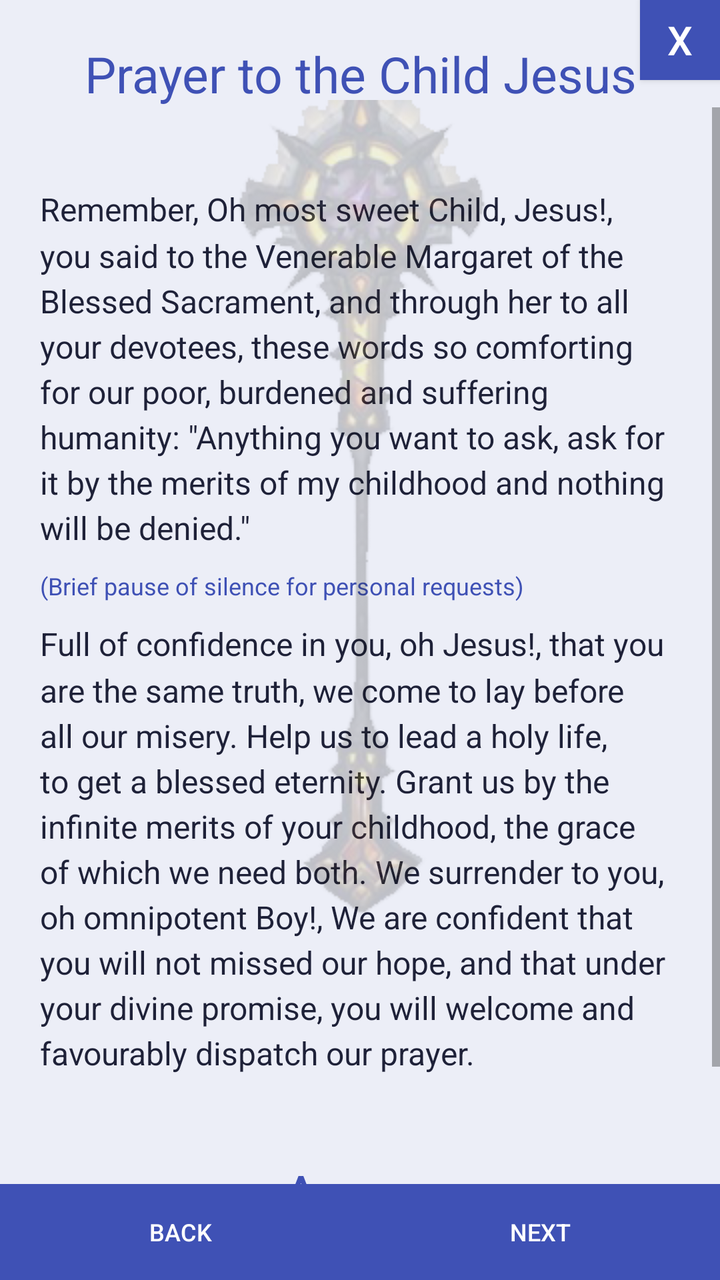
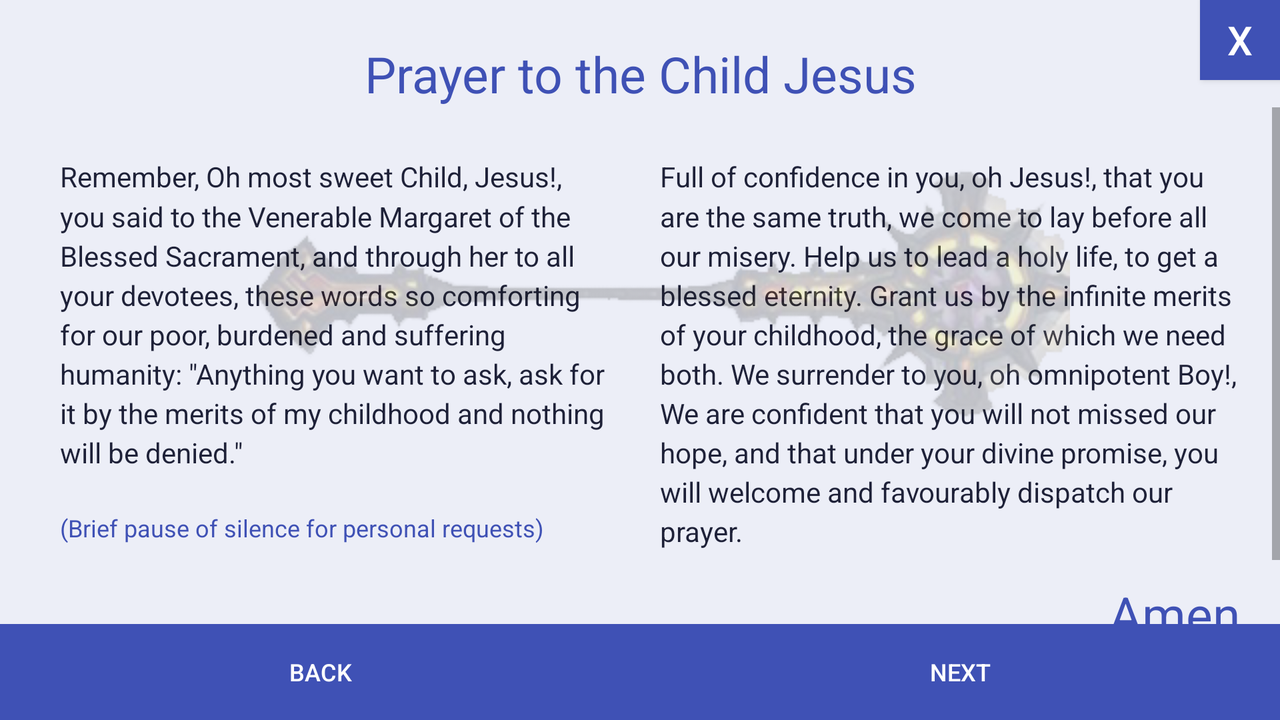

Compare how this app lays out the same screen by default and in its alternative resource folder. The renders come first, then the two layout files and the values they reference.
<!-- AndroidManifest.xml: application theme AppTheme -->
<!-- res/layout/ninth_child_jesus_prayer_activity.xml -->
<?xml version="1.0" encoding="utf-8"?>
<RelativeLayout xmlns:android="http://schemas.android.com/apk/res/android"
    xmlns:app="http://schemas.android.com/apk/res-auto"
    xmlns:tools="http://schemas.android.com/tools"
    android:layout_width="match_parent"
    android:layout_height="match_parent"
    android:background="@color/colorBackground"
    app:layout_behavior="@string/appbar_scrolling_view_behavior"
    tools:context="com.prayers.app.activity.ninth.NinthChildJesusPrayerActivity">

    <TextView
        android:id="@+id/title_ninth_child_jesus_prayer"
        android:layout_width="match_parent"
        android:layout_height="wrap_content"
        android:layout_alignParentTop="true"
        android:layout_marginStart="@dimen/margin_left"
        android:layout_marginEnd="@dimen/margin_right"
        android:gravity="center_horizontal"
        android:paddingTop="@dimen/margin_top"
        android:text="@string/title_ninth_child_jesus_prayer"
        android:textAlignment="center"
        android:textColor="@color/colorPrimary"
        android:textSize="@dimen/text_size_25" />

    <ScrollView
        android:id="@+id/navigation"
        android:layout_width="match_parent"
        android:layout_height="match_parent"
        android:layout_above="@+id/nav_buttons"
        android:layout_below="@+id/title_ninth_child_jesus_prayer"
        android:layout_alignParentStart="true">

        <RelativeLayout
            android:layout_width="match_parent"
            android:layout_height="wrap_content"
            android:layout_marginLeft="@dimen/margin_20"
            android:layout_marginRight="@dimen/margin_20"
            android:paddingTop="@dimen/margin_40"
            android:paddingBottom="@dimen/margin_40">

            <TextView
                android:id="@+id/txt_ninth_child_jesus_prayer_1"
                android:layout_width="wrap_content"
                android:layout_height="wrap_content"
                android:layout_alignParentStart="true"
                android:text="@string/txt_ninth_child_jesus_prayer_1"
                android:textSize="@dimen/text_size_16" />

            <TextView
                android:id="@+id/txt_ninth_child_jesus_prayer_pause"
                android:layout_width="wrap_content"
                android:layout_height="wrap_content"
                android:layout_below="@+id/txt_ninth_child_jesus_prayer_1"
                android:paddingTop="@dimen/margin_10"
                android:text="@string/txt_ninth_child_jesus_prayer_pause"
                android:textColor="@color/colorPrimary"
                android:textSize="@dimen/text_size_12" />

            <TextView
                android:id="@+id/txt_ninth_child_jesus_prayer_2"
                android:layout_width="wrap_content"
                android:layout_height="wrap_content"
                android:layout_below="@+id/txt_ninth_child_jesus_prayer_pause"
                android:paddingTop="@dimen/margin_10"
                android:text="@string/txt_ninth_child_jesus_prayer_2"
                android:textSize="@dimen/text_size_16" />

            <TextView
                android:id="@+id/lbl_amen"
                android:layout_width="wrap_content"
                android:layout_height="wrap_content"
                android:layout_below="@+id/txt_ninth_child_jesus_prayer_2"
                android:layout_centerHorizontal="true"
                android:paddingTop="@dimen/margin_40"
                android:text="@string/txt_amen"
                android:textColor="@color/colorPrimary"
                android:textSize="@dimen/text_size_30" />
        </RelativeLayout>
    </ScrollView>

    <ImageView
        android:id="@+id/ninth_mysteries_background"
        android:layout_width="wrap_content"
        android:layout_height="wrap_content"
        android:layout_alignParentTop="true"
        android:layout_centerHorizontal="true"
        android:alpha="0.2"
        android:paddingTop="@dimen/margin_50"
        app:srcCompat="@mipmap/lights_wrath_2_vert" />

    <Button
        android:id="@+id/btn_home"
        android:layout_width="@dimen/width_close_40"
        android:layout_height="@dimen/height_close_40"
        android:layout_alignParentTop="true"
        android:layout_alignParentEnd="true"
        android:background="@drawable/round"
        android:paddingLeft="@dimen/button_padding"
        android:paddingRight="@dimen/button_padding"
        android:text="@string/txt_close"
        android:textColor="@color/colorText"
        android:textSize="@dimen/close_text_size_20" />

    <LinearLayout
        android:id="@+id/nav_buttons"
        android:layout_width="match_parent"
        android:layout_height="wrap_content"
        android:layout_alignParentStart="true"
        android:layout_alignParentBottom="true"
        android:orientation="horizontal">

        <LinearLayout
            android:layout_width="match_parent"
            android:layout_height="match_parent"
            android:layout_weight="1"
            android:orientation="vertical">

            <Button
                android:id="@+id/btn_prev"
                android:layout_width="match_parent"
                android:layout_height="wrap_content"
                android:background="@drawable/round"
                android:paddingLeft="@dimen/button_padding"
                android:paddingRight="@dimen/button_padding"
                android:text="@string/txt_prev"
                android:textColor="@color/colorText"
                android:textSize="@dimen/text_size_12" />
        </LinearLayout>

        <LinearLayout
            android:layout_width="match_parent"
            android:layout_height="match_parent"
            android:layout_weight="1"
            android:orientation="vertical">

            <Button
                android:id="@+id/btn_next"
                android:layout_width="match_parent"
                android:layout_height="wrap_content"
                android:background="@drawable/round"
                android:paddingLeft="@dimen/button_padding"
                android:paddingRight="@dimen/button_padding"
                android:text="@string/txt_next"
                android:textColor="@color/colorText"
                android:textSize="@dimen/text_size_12" />
        </LinearLayout>
    </LinearLayout>
</RelativeLayout>
<!-- resources referenced by this layout -->
<resources>
  <color name="colorBackground">#ECEEF7</color>
  <color name="colorPrimary">#3F51B5</color>
  <color name="colorText">#FFFFFF</color>
  <dimen name="button_padding">10sp</dimen>
  <dimen name="close_text_size_20">20sp</dimen>
  <dimen name="height_close_40">40sp</dimen>
  <dimen name="margin_10">10sp</dimen>
  <dimen name="margin_20">20sp</dimen>
  <dimen name="margin_40">40sp</dimen>
  <dimen name="margin_50">50sp</dimen>
  <dimen name="margin_left">5sp</dimen>
  <dimen name="margin_right">5sp</dimen>
  <dimen name="margin_top">20sp</dimen>
  <dimen name="text_size_12">12sp</dimen>
  <dimen name="text_size_16">16sp</dimen>
  <dimen name="text_size_25">25sp</dimen>
  <dimen name="text_size_30">30sp</dimen>
  <dimen name="width_close_40">40sp</dimen>
  <string name="title_ninth_child_jesus_prayer">Prayer to the Child Jesus</string>
  <string name="txt_amen">Amen</string>
  <string name="txt_close">X</string>
  <string name="txt_next">Next</string>
  <string name="txt_ninth_child_jesus_prayer_1">
          Remember, Oh most sweet Child, Jesus!, you said to the Venerable Margaret of the Blessed Sacrament, and through her to all your devotees, these words so comforting for our poor, burdened and suffering humanity: \"Anything you want to ask, ask for it by the merits of my childhood and nothing will be denied.\"
      </string>
  <string name="txt_ninth_child_jesus_prayer_2">
          Full of confidence in you, oh Jesus!, that you are the same truth, we come to lay before all our misery. Help us to lead a holy life, to get a blessed eternity. Grant us by the infinite merits of your childhood, the grace of which we need both. We surrender to you, oh omnipotent Boy!, We are confident that you will not missed our hope, and that under your divine promise, you will welcome and favourably dispatch our prayer.
      </string>
  <string name="txt_ninth_child_jesus_prayer_pause">
          (Brief pause of silence for personal requests)
      </string>
  <string name="txt_prev">Back</string>
  <style name="AppTheme" parent="Theme.MaterialComponents.Light.DarkActionBar.Bridge">
          <item name="colorPrimary">@color/colorPrimary</item>
          <item name="colorPrimaryDark">@color/colorPrimaryDark</item>
          <item name="colorAccent">@color/colorAccent</item>
          <item name="android:windowBackground">@color/colorBackground</item>
          <item name="android:textViewStyle">@style/AppTextView</item>
          
      </style>
  <color name="colorRipple">#33FFFFFF</color>
  <color name="colorButtonPrimaryPressed">#2C3D8E</color>
  <color name="colorDivider">#D7DAE6</color>
  <color name="colorButtonPrimary">#3F51B5</color>
  <color name="colorPrimaryDark">#2C3D8E</color>
  <color name="colorAccent">#D4A85A</color>
  <style name="AppTextView" parent="@android:style/Widget.TextView">
          <item name="android:textColor">@color/colorOnSurface</item>
          <item name="android:lineSpacingMultiplier">1.2</item>
      </style>
  <color name="colorOnSurface">#1E2138</color>
  <!-- some entries are left out for length -->
</resources>
<!-- res/layout-land/ninth_child_jesus_prayer_activity.xml (the repository's variant of the layout above) -->
<!-- drawn on the phone turned sideways -->
<?xml version="1.0" encoding="utf-8"?>
<RelativeLayout xmlns:android="http://schemas.android.com/apk/res/android"
    xmlns:app="http://schemas.android.com/apk/res-auto"
    xmlns:tools="http://schemas.android.com/tools"
    android:layout_width="match_parent"
    android:layout_height="match_parent"
    android:background="@color/colorBackground"
    app:layout_behavior="@string/appbar_scrolling_view_behavior"
    tools:context="com.prayers.app.activity.ninth.NinthChildJesusPrayerActivity">

    <TextView
        android:id="@+id/title_ninth_child_jesus_prayer"
        android:layout_width="match_parent"
        android:layout_height="wrap_content"
        android:layout_alignParentTop="true"
        android:layout_marginStart="@dimen/margin_left"
        android:layout_marginEnd="@dimen/margin_right"
        android:gravity="center_horizontal"
        android:paddingTop="@dimen/margin_top"
        android:text="@string/title_ninth_child_jesus_prayer"
        android:textAlignment="center"
        android:textColor="@color/colorPrimary"
        android:textSize="@dimen/text_size_25" />

    <ScrollView
        android:id="@+id/navigation"
        android:layout_width="match_parent"
        android:layout_height="match_parent"
        android:layout_above="@+id/nav_buttons"
        android:layout_below="@+id/title_ninth_child_jesus_prayer"
        android:layout_alignParentStart="true">

        <RelativeLayout
            android:layout_width="match_parent"
            android:layout_height="wrap_content"
            android:layout_marginLeft="@dimen/margin_20"
            android:layout_marginRight="@dimen/margin_20"
            android:paddingTop="@dimen/margin_25"
            android:paddingBottom="@dimen/margin_25">

            <LinearLayout
                android:id="@+id/lyt_ninth_child_jesus_prayer"
                android:layout_width="match_parent"
                android:layout_height="match_parent"
                android:weightSum="2">

                <RelativeLayout
                    android:id="@+id/lyt_ninth_child_jesus_prayer_1"
                    android:layout_width="match_parent"
                    android:layout_height="wrap_content"
                    android:layout_marginStart="@dimen/margin_10"
                    android:layout_weight="1">

                    <TextView
                        android:id="@+id/txt_ninth_child_jesus_prayer_1"
                        android:layout_width="match_parent"
                        android:layout_height="wrap_content"
                        android:layout_marginEnd="@dimen/margin_10"
                        android:text="@string/txt_ninth_child_jesus_prayer_1"
                        android:textSize="@dimen/text_size_14" />

                    <TextView
                        android:id="@+id/txt_ninth_child_jesus_prayer_pause"
                        android:layout_width="wrap_content"
                        android:layout_height="wrap_content"
                        android:layout_below="@+id/txt_ninth_child_jesus_prayer_1"
                        android:paddingTop="@dimen/margin_20"
                        android:text="@string/txt_ninth_child_jesus_prayer_pause"
                        android:textColor="@color/colorPrimary"
                        android:textSize="@dimen/text_size_12" />
                </RelativeLayout>

                <RelativeLayout
                    android:id="@+id/lyt_ninth_child_jesus_prayer_2"
                    android:layout_width="match_parent"
                    android:layout_height="wrap_content"
                    android:layout_marginStart="@dimen/margin_10"
                    android:layout_weight="1">

                    <TextView
                        android:id="@+id/txt_ninth_child_jesus_prayer_2"
                        android:layout_width="match_parent"
                        android:layout_height="wrap_content"
                        android:layout_alignParentTop="true"
                        android:text="@string/txt_ninth_child_jesus_prayer_2"
                        android:textSize="@dimen/text_size_14" />

                    <TextView
                        android:id="@+id/lbl_amen"
                        android:layout_width="wrap_content"
                        android:layout_height="wrap_content"
                        android:layout_below="@+id/txt_ninth_child_jesus_prayer_2"
                        android:layout_alignParentEnd="true"
                        android:paddingTop="@dimen/margin_15"
                        android:text="@string/txt_amen"
                        android:textColor="@color/colorPrimary"
                        android:textSize="@dimen/text_size_25" />
                </RelativeLayout>
            </LinearLayout>
        </RelativeLayout>
    </ScrollView>

    <ImageView
        android:id="@+id/ninth_background"
        android:layout_width="wrap_content"
        android:layout_height="wrap_content"
        android:layout_alignParentTop="true"
        android:layout_centerHorizontal="true"
        android:alpha="0.2"
        android:paddingTop="@dimen/margin_50"
        app:srcCompat="@mipmap/lights_wrath_2_horiz" />

    <Button
        android:id="@+id/btn_home"
        android:layout_width="@dimen/width_close_40"
        android:layout_height="@dimen/height_close_40"
        android:layout_alignParentTop="true"
        android:layout_alignParentEnd="true"
        android:background="@drawable/round"
        android:paddingLeft="@dimen/button_padding"
        android:paddingRight="@dimen/button_padding"
        android:text="@string/txt_close"
        android:textColor="@color/colorText"
        android:textSize="@dimen/close_text_size_20" />

    <LinearLayout
        android:id="@+id/nav_buttons"
        android:layout_width="match_parent"
        android:layout_height="wrap_content"
        android:layout_alignParentStart="true"
        android:layout_alignParentBottom="true"
        android:orientation="horizontal">

        <LinearLayout
            android:layout_width="match_parent"
            android:layout_height="match_parent"
            android:layout_weight="1"
            android:orientation="vertical">

            <Button
                android:id="@+id/btn_prev"
                android:layout_width="match_parent"
                android:layout_height="wrap_content"
                android:background="@drawable/round"
                android:paddingLeft="@dimen/button_padding"
                android:paddingRight="@dimen/button_padding"
                android:text="@string/txt_prev"
                android:textColor="@color/colorText"
                android:textSize="@dimen/text_size_12" />
        </LinearLayout>

        <LinearLayout
            android:layout_width="match_parent"
            android:layout_height="match_parent"
            android:layout_weight="1"
            android:orientation="vertical">

            <Button
                android:id="@+id/btn_next"
                android:layout_width="match_parent"
                android:layout_height="wrap_content"
                android:background="@drawable/round"
                android:paddingLeft="@dimen/button_padding"
                android:paddingRight="@dimen/button_padding"
                android:text="@string/txt_next"
                android:textColor="@color/colorText"
                android:textSize="@dimen/text_size_12" />
        </LinearLayout>
    </LinearLayout>
</RelativeLayout>
<!-- resources referenced by the variant -->
<!-- as the phone turned sideways resolves them -->
<resources>
  <color name="colorBackground">#ECEEF7</color>
  <color name="colorPrimary">#3F51B5</color>
  <color name="colorText">#FFFFFF</color>
  <dimen name="button_padding">10sp</dimen>
  <dimen name="close_text_size_20">20sp</dimen>
  <dimen name="height_close_40">40sp</dimen>
  <dimen name="margin_10">10sp</dimen>
  <dimen name="margin_15">15sp</dimen>
  <dimen name="margin_20">20sp</dimen>
  <dimen name="margin_25">25sp</dimen>
  <dimen name="margin_50">50sp</dimen>
  <dimen name="margin_left">5sp</dimen>
  <dimen name="margin_right">5sp</dimen>
  <dimen name="margin_top">20sp</dimen>
  <dimen name="text_size_12">12sp</dimen>
  <dimen name="text_size_14">14sp</dimen>
  <dimen name="text_size_25">25sp</dimen>
  <dimen name="width_close_40">40sp</dimen>
  <string name="title_ninth_child_jesus_prayer">Prayer to the Child Jesus</string>
  <string name="txt_amen">Amen</string>
  <string name="txt_close">X</string>
  <string name="txt_next">Next</string>
  <string name="txt_ninth_child_jesus_prayer_1">
          Remember, Oh most sweet Child, Jesus!, you said to the Venerable Margaret of the Blessed Sacrament, and through her to all your devotees, these words so comforting for our poor, burdened and suffering humanity: \"Anything you want to ask, ask for it by the merits of my childhood and nothing will be denied.\"
      </string>
  <string name="txt_ninth_child_jesus_prayer_2">
          Full of confidence in you, oh Jesus!, that you are the same truth, we come to lay before all our misery. Help us to lead a holy life, to get a blessed eternity. Grant us by the infinite merits of your childhood, the grace of which we need both. We surrender to you, oh omnipotent Boy!, We are confident that you will not missed our hope, and that under your divine promise, you will welcome and favourably dispatch our prayer.
      </string>
  <string name="txt_ninth_child_jesus_prayer_pause">
          (Brief pause of silence for personal requests)
      </string>
  <string name="txt_prev">Back</string>
  <style name="AppTheme" parent="Theme.MaterialComponents.Light.DarkActionBar.Bridge">
          <item name="colorPrimary">@color/colorPrimary</item>
          <item name="colorPrimaryDark">@color/colorPrimaryDark</item>
          <item name="colorAccent">@color/colorAccent</item>
          <item name="android:windowBackground">@color/colorBackground</item>
          <item name="android:textViewStyle">@style/AppTextView</item>
          
      </style>
  <color name="colorRipple">#33FFFFFF</color>
  <color name="colorButtonPrimaryPressed">#2C3D8E</color>
  <color name="colorDivider">#D7DAE6</color>
  <color name="colorButtonPrimary">#3F51B5</color>
  <color name="colorPrimaryDark">#2C3D8E</color>
  <color name="colorAccent">#D4A85A</color>
  <style name="AppTextView" parent="@android:style/Widget.TextView">
          <item name="android:textColor">@color/colorOnSurface</item>
          <item name="android:lineSpacingMultiplier">1.2</item>
      </style>
  <color name="colorOnSurface">#1E2138</color>
  <!-- some entries are left out for length -->
</resources>
